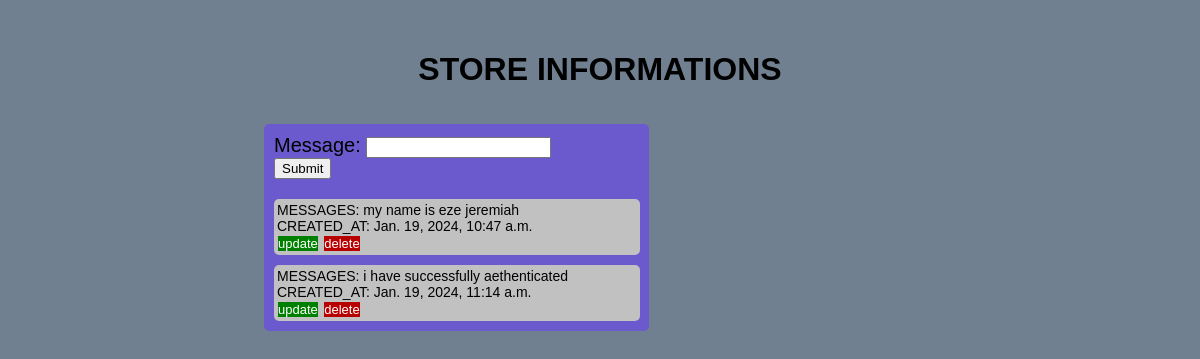
Before: / with the older database file.
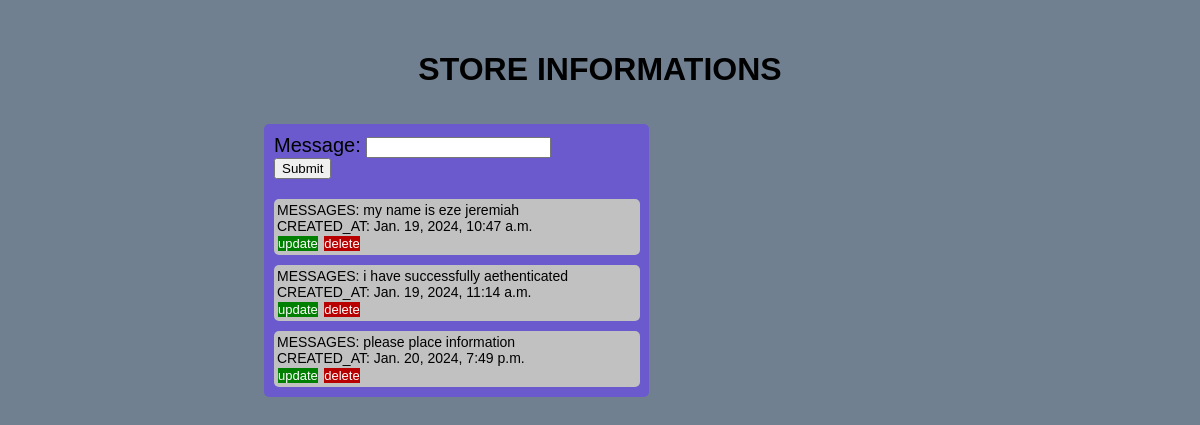
After: the same page with the newer database file.
### myapp/models.py (models this page shows, shortened)
class Post(models.Model):
    message = models.CharField(max_length=1000)
    create_at = models.DateTimeField(auto_now_add=True, null=True, blank=True)

### myapp/views.py (the view)
# urls.py: path('', views.index, name='index'),
def index(request):
    posts = Post.objects.all()
    myform = Postform()
    if request.method == 'POST':
        myform = Postform(request.POST)
        if myform.is_valid:
            myform.save()
        return redirect('/')
    context = {'posts': posts, 'myform': myform}
    return render(request, 'index.html', context)

### myapp/forms.py
class Postform(forms.ModelForm):
    class Meta:
        model = Post
        fields = '__all__'

### index.html (shortened to what this page needs)
{% load static %}
<link rel="stylesheet" type="text/css" href="{% static 'style.css' %}">
<div class="header">
    {% if user.is_authenticated %}
    <h4><a href="findex">log_out</a></h4>
    <h3>welcome {{user.username}}</h3>
    <h1>STORE INFORMATIONS</h1>
    {% else %}
    <h1>STORE INFORMATIONS</h1>
    {% endif %}
</div>
<div class="app-row">
  <div class="app">
    <div class="form">
        <form method="POST">
            <p1>{{myform}}</p1>
            <p1><input type="submit"></p1>
        </form>
    </div>
    {% for pos in posts %}
    <div class="myapp">
        <div class="myapp-row">
            <p1>MESSAGES: {{pos.message}}</p1><br>
            <p1>CREATED_AT: {{pos.create_at}}</p1><br>
            <span><a class="hh1" href="update/{{pos.pk}}">update</a></span>
            <span><a class="pp1" href="delete/{{pos.pk}}">delete</a></span>
        </div>
    </div>
    {% endfor %}
  </div>
</div>

### static/style.css (style rules this page uses)
h1 { font-style: initial, }
.header { min-height: 4em; padding-top: 30px; justify-content: center; text-align: center; }
.app-row { padding-top: 30px; padding-left: 36%; }
.myapp-row { background-color: #c1c1c1; border-radius: 5px; max-width: 360px; padding: 3px; }
.form { padding-top: 10px; font-size: 20px; }
.app { background-color: slateblue; min-height: 3em; max-width: 375px; padding-left: 10px; border-radius: 5px; }
.myapp { padding-bottom: 10px; }
@media screen and (max-width: 1200px) { .app-row { padding-left: 22%; } }
.myapp-row span { text-decoration: none; min-height: 3em; font-size: 13px; padding: 1px; }
.myapp-row span a { text-decoration: none; color: white; }
.myapp-row span .hh1 { background-color: green; }
.myapp-row span .pp1 { background-color: rgb(185, 0, 0); }
.myapp p1 { font-size: 14px; }

Changed rows visible on the page:
added Post: message "please place information", create_at "Jan. 20, 2024, 7:49 p.m."
